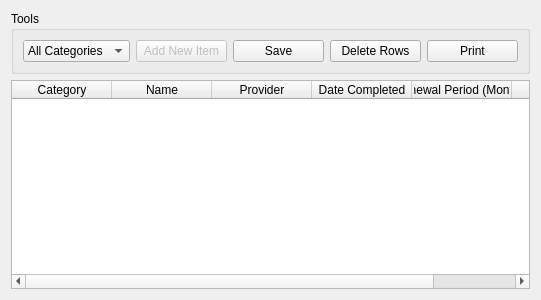
<?xml version="1.0" encoding="UTF-8"?>
<ui version="4.0">
 <class>ScheduleTab</class>
 <widget class="QWidget" name="ScheduleTab">
  <property name="geometry">
   <rect>
    <x>0</x>
    <y>0</y>
    <width>541</width>
    <height>300</height>
   </rect>
  </property>
  <property name="windowTitle">
   <string>Form</string>
  </property>
  <layout class="QGridLayout" name="gridLayout">
   <item row="1" column="0">
    <widget class="QTableWidget" name="trainingTable">
     <property name="sortingEnabled">
      <bool>true</bool>
     </property>
     <property name="columnCount">
      <number>6</number>
     </property>
     <column>
      <property name="text">
       <string>Category</string>
      </property>
     </column>
     <column>
      <property name="text">
       <string>Name</string>
      </property>
     </column>
     <column>
      <property name="text">
       <string>Provider</string>
      </property>
     </column>
     <column>
      <property name="text">
       <string>Date Completed</string>
      </property>
     </column>
     <column>
      <property name="text">
       <string>Renewal Period (Months)</string>
      </property>
     </column>
     <column>
      <property name="text">
       <string>Expiry Date</string>
      </property>
     </column>
    </widget>
   </item>
   <item row="0" column="0">
    <widget class="QGroupBox" name="groupBox">
     <property name="title">
      <string>Tools</string>
     </property>
     <layout class="QGridLayout" name="gridLayout_2">
      <item row="1" column="2">
       <widget class="QPushButton" name="saveTrainingButton">
        <property name="text">
         <string>Save</string>
        </property>
        <property name="icon">
         <iconset theme="Save">
          <normaloff>.</normaloff>.</iconset>
        </property>
        <property name="shortcut">
         <string>Ctrl+S</string>
        </property>
       </widget>
      </item>
      <item row="1" column="0">
       <widget class="QComboBox" name="nameSelectorBox">
        <property name="currentText">
         <string>All Categories</string>
        </property>
        <item>
         <property name="text">
          <string extracomment="Show all records">All Categories</string>
         </property>
        </item>
       </widget>
      </item>
      <item row="1" column="4">
       <widget class="QPushButton" name="deleteTrainingButton">
        <property name="text">
         <string>Delete Rows</string>
        </property>
        <property name="shortcut">
         <string>Del</string>
        </property>
       </widget>
      </item>
      <item row="1" column="1">
       <widget class="QPushButton" name="addTrainingButton">
        <property name="enabled">
         <bool>false</bool>
        </property>
        <property name="text">
         <string>Add New Item</string>
        </property>
        <property name="shortcut">
         <string>Ctrl+N</string>
        </property>
       </widget>
      </item>
      <item row="1" column="5">
       <widget class="QPushButton" name="printButton">
        <property name="text">
         <string>Print</string>
        </property>
        <property name="shortcut">
         <string>Ctrl+P</string>
        </property>
       </widget>
      </item>
     </layout>
    </widget>
   </item>
  </layout>
 </widget>
 <resources/>
 <connections/>
</ui>
